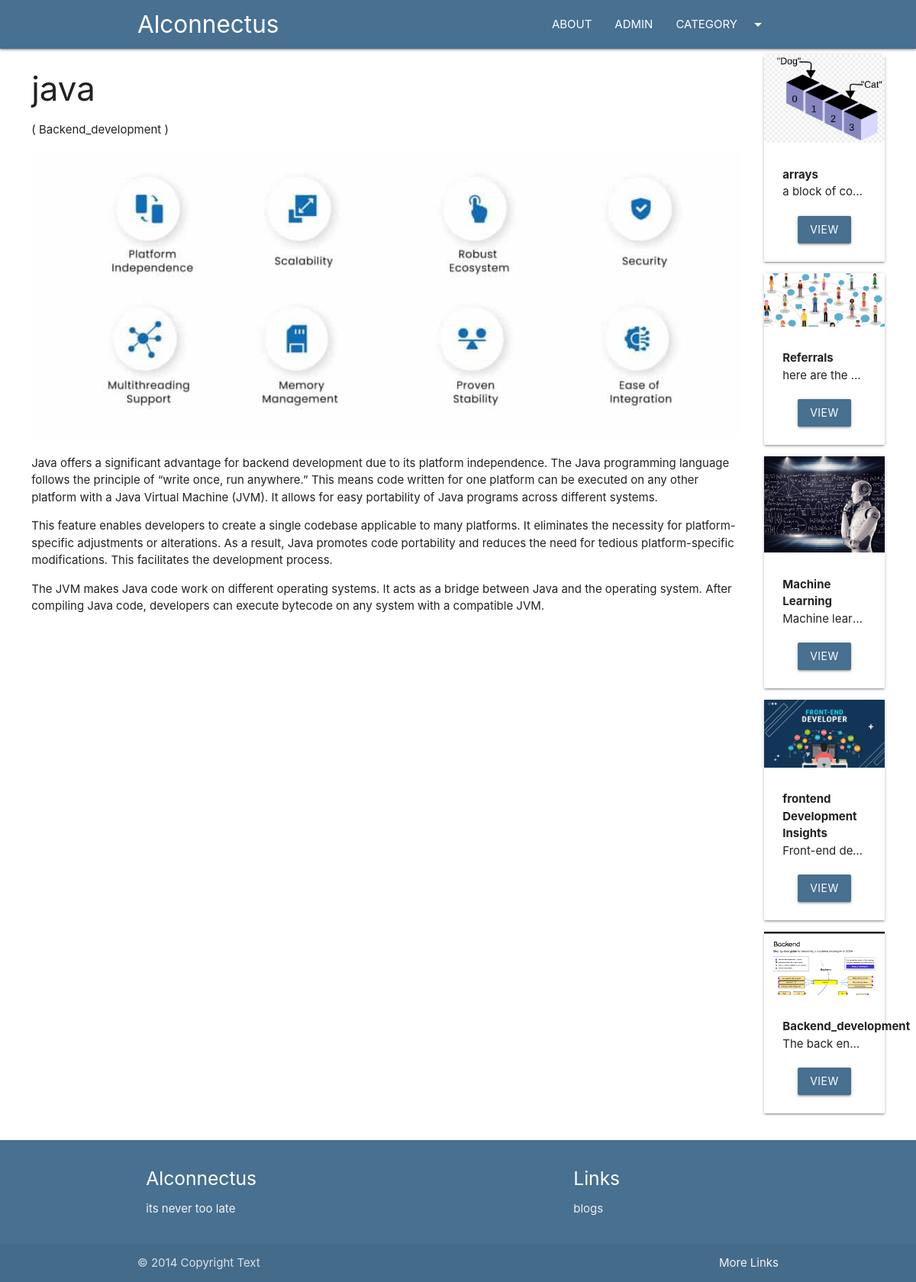
Screenshot of /blogs/java with the database file from the repository.
### blogs/models.py (models this page shows, shortened)
class Post(models.Model):
    post_id = models.AutoField(primary_key=True)
    title = models.CharField(max_length=200)
    content = models.TextField()
    url = models.CharField(max_length=100)
    cat = models.ForeignKey(Category, on_delete=models.CASCADE)
    image = models.ImageField(upload_to='post/',blank=True, null=True)

class Category(models.Model):
    cat_id = models.AutoField(primary_key=True)
    title = models.CharField(max_length=100)
    description = models.TextField()
    url = models.CharField(max_length=100)
    image = models.ImageField(upload_to='category/',blank=True, null=True)
    add_date = models.DateField(auto_now_add=True, null=True)

### blogs/views.py (the view)
# urls.py: path('blogs/<slug:url>', post),
def post(request, url):
    post = Post.objects.get(url=url)
    cats = Category.objects.all()
    return render(request, 'posts.html', {'post': post, 'cats': cats})

### templates/posts.html (shortened to what this page needs)
{%extends 'base.html' %}
{%block content%}
<div class="container-custom">
    <div class="row">
        <div class="col s12 m10">
            <h3>{{post.title}}</h3>
            <p>( {{post.cat.title}} )</p>
            <img src="/media/{{post.image}}" class="responsive-img" alt="">
            <br>
            <p>
                {{post.content|safe}}
            </p>
        </div>
        <div class="col s12 m2">
            {% for cat in cats %}
            <div class="card item" style="margin-left:10px;">
                <div class="img-container">
                    <img src="/media/{{cat.image}}" class="responsive-img" alt="">
                </div>
                <div class="card-content">
                    <b>
                        {{cat.title}}
                    </b>
                    <p class="truncate">{{cat.description}}</p>
                    <div class="container center-align mt20">
                        <a href="/category/{{cat.url}}" class="btn bg-primary">VIEW</a>
                    </div>
                </div>
            </div>
            {%endfor%}
        </div>
    </div>
</div>
{%endblock%}

### blogs/static/css/style.css (style rules this page uses)
.bg-primary { background:#477091!important; }
.mt20 { margin-top:20px; }
.container-custom { width:95%!important; margin:auto; }

### rows the page displays
Post: title "java", cat "Backend_development", image (picture), content "Java offers a significant advantage for backend development due to its platform independence. The Java programming language follows the principle of “write once, run anywhere.” This means code written for one platform can be executed on any other platform with a Java Virtual Machine (JVM). It allows for easy portability of Java programs across different systems. This feature enables developers to create a single codebase applicable to many platforms. It eliminates the necessity for platform-specific adjustments or alterations. As a result, Java promotes code portability and reduces the need for tedious platform-specific modifications. This facilitates the development process. The JVM makes…"
Category: image (picture), title "arrays", description "a block of co…"
Category: image (picture), title "Referrals", description "here are the…"
Category: image (picture), title "Machine Learning", description "Machine lear…"
Category: image (picture), title "frontend Development Insights", description "Front-end de…"
Category: image (picture), title "Backend_development", description "The back en…"
